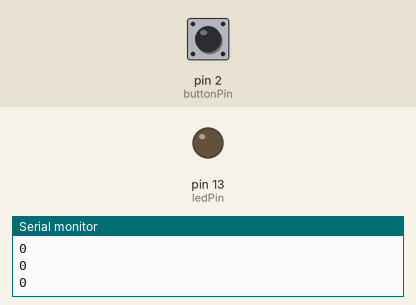
The sketch below on a simulated Arduino Uno, built with avr-gcc and run on an emulated ATmega328P. Shown: output pins drawn as LEDs (lit = HIGH), the last lines printed to the serial monitor. The test bench sets the inputs (shaded band); at power-on: pin 2 (buttonPin) LOW.

Above: at 1.2 s.
1.3 s: pin 2 (buttonPin) pulled HIGH for 0.15 s
At 1.4 s:
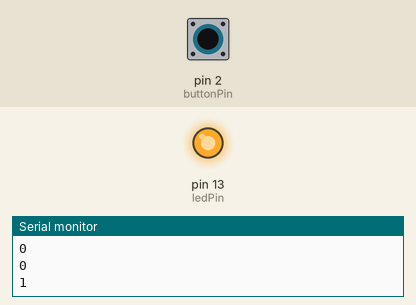
3.0 s: pin 2 (buttonPin) pulled HIGH for 3.2 s
At 7.0 s:
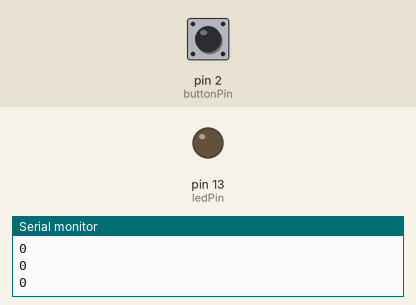
Timing chart, 0 to 8.5 s (numbered marks = the images above; inputs shaded):
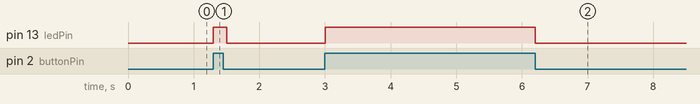

The sketch:

button_led.ino
```cpp
int buttonPin = 2;
int ledPin = 13;

int buttonValue = 0;

void setup(){

  pinMode(buttonPin, INPUT);
  pinMode(ledPin, OUTPUT);
  Serial.begin(9600);
}
void loop(){
  buttonValue = digitalRead(buttonPin);
  if(buttonValue == HIGH){
    digitalWrite(ledPin, HIGH);
  }else{
    digitalWrite(ledPin, LOW);
  }
  Serial.println(buttonValue);
  delay(100);
}
```

Measured:
- after the input at 1.3 s, pin 13 (ledPin): LOW → HIGH at once, → LOW 0.20 s later
- after the input at 3.0 s, pin 13 (ledPin): LOW → HIGH at once, → LOW 3.2 s later
